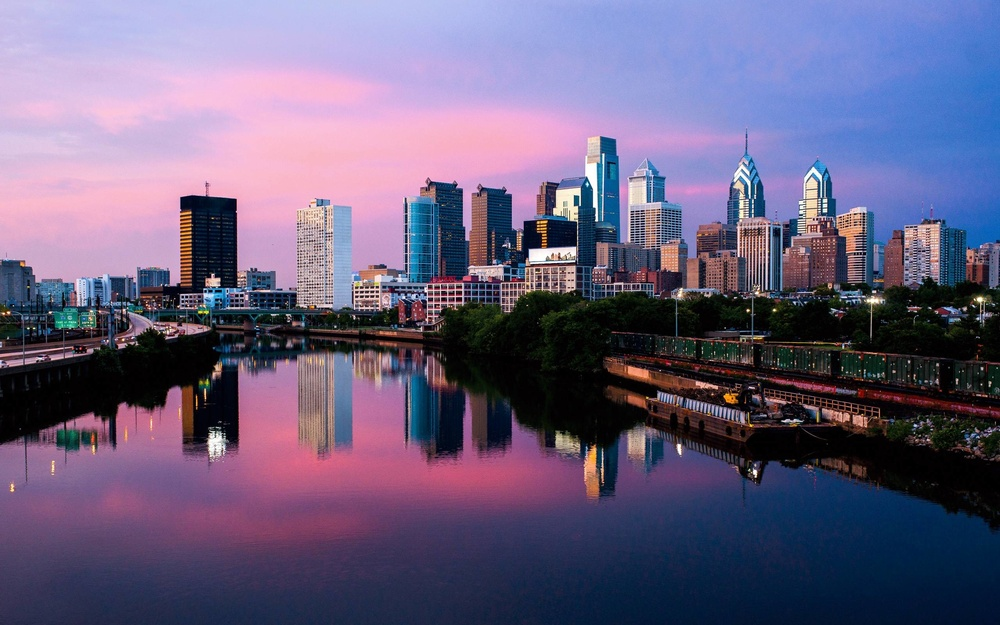
#> input picture images/sky.jpeg, 1000 x 625 px, shrunk from 2560 x 1600 before the run
$ python canny.py
#> lines starting #> are read from the running program, lines starting #| are printed output that depends on the picture; after the words box and inside, x2 and y2 are one past the last pixel; in counts of white or black regions, pixels touching at a corner belong together
import cv2
import numpy as np

img = cv2.imread("../images/sky.jpeg", 0)
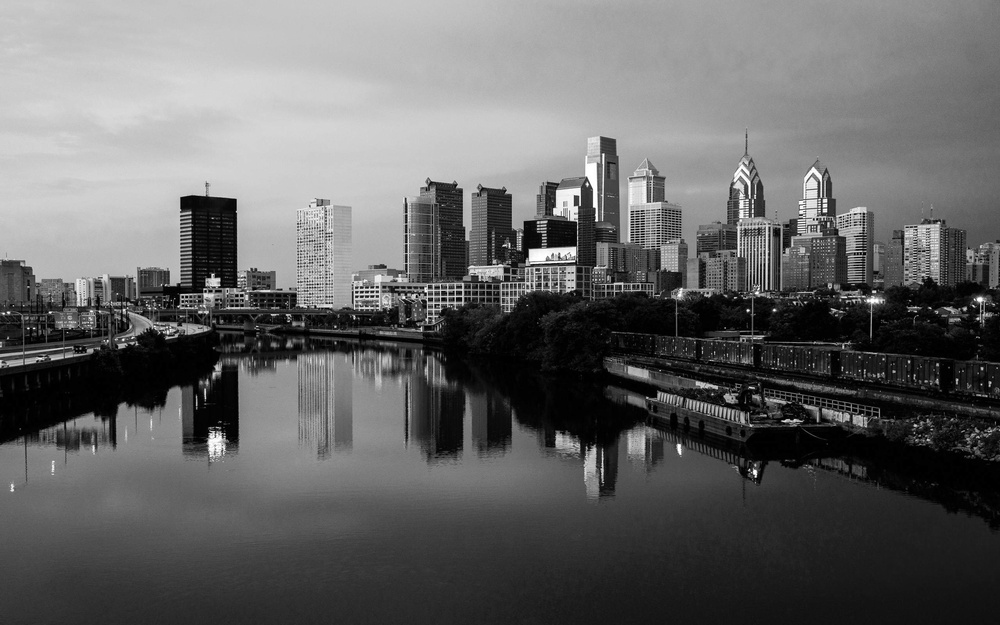
#> img: shape (625, 1000); min 0, max 255, mean 101.6
cv2.imwrite("canny.jpeg", cv2.Canny(img, 200, 300))
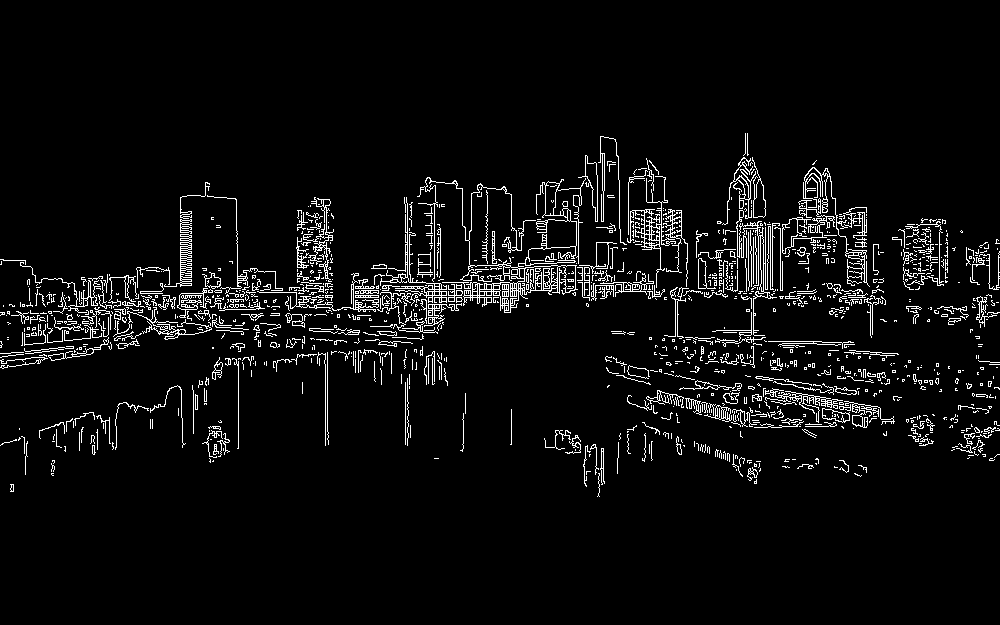
#> saved as canny.jpeg: shape (625, 1000); 5% white in thin lines or dots, all inside (x1, y1, x2, y2) = (0, 133, 1000, 497)
cv2.imshow("canny", cv2.imread("canny.jpeg"))
cv2.waitKey()
cv2.destroyAllWindows()

$ run again, with images/irish_passport_3.jpeg copied over images/sky.jpeg
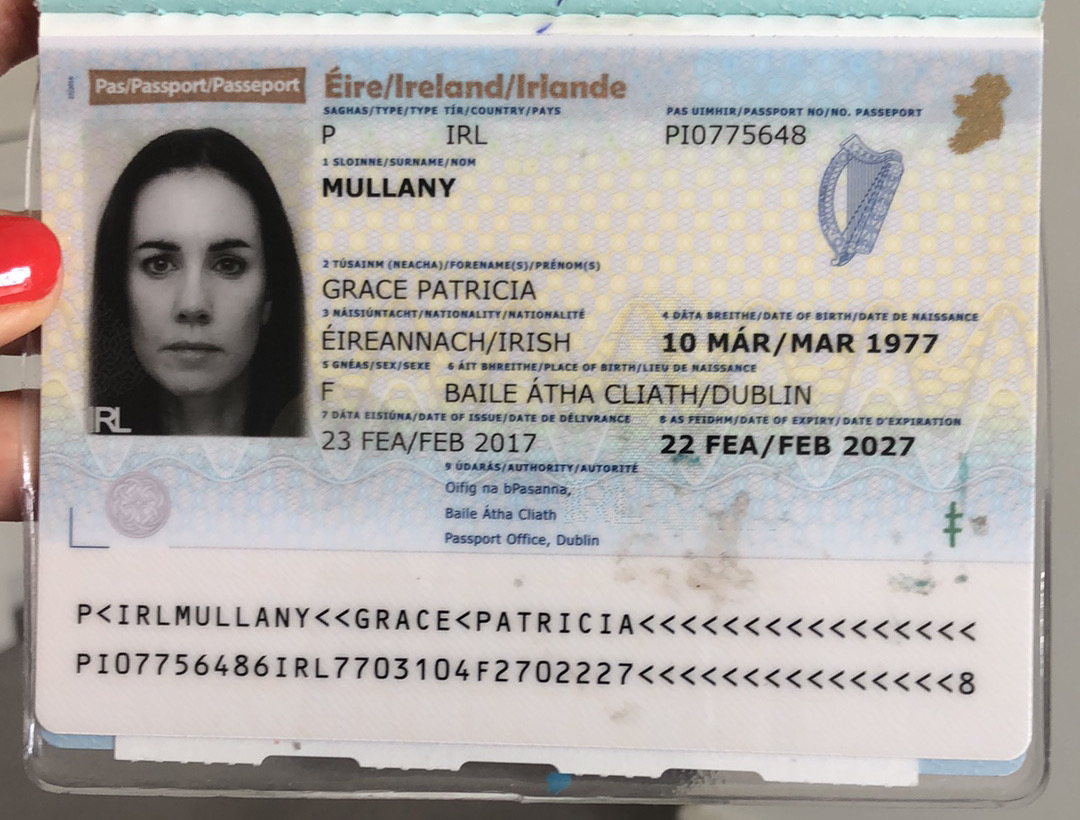
#> input picture images/irish_passport_3.jpeg, 1080 x 820 px
#> `img = cv2.imread("../images/sky.jpeg", 0)`:
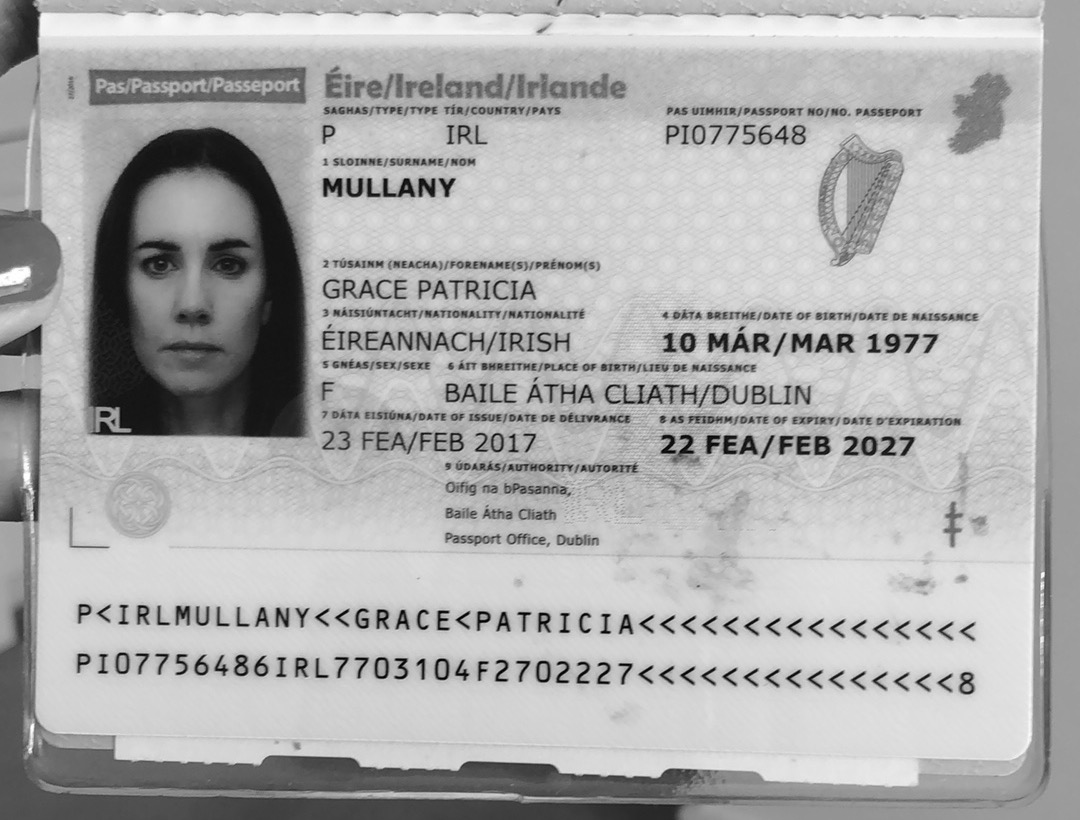
#> img: shape (820, 1080); min 0, max 255, mean 172.7
#> `cv2.imwrite("canny.jpeg", cv2.Canny(img, 200, 300))`:
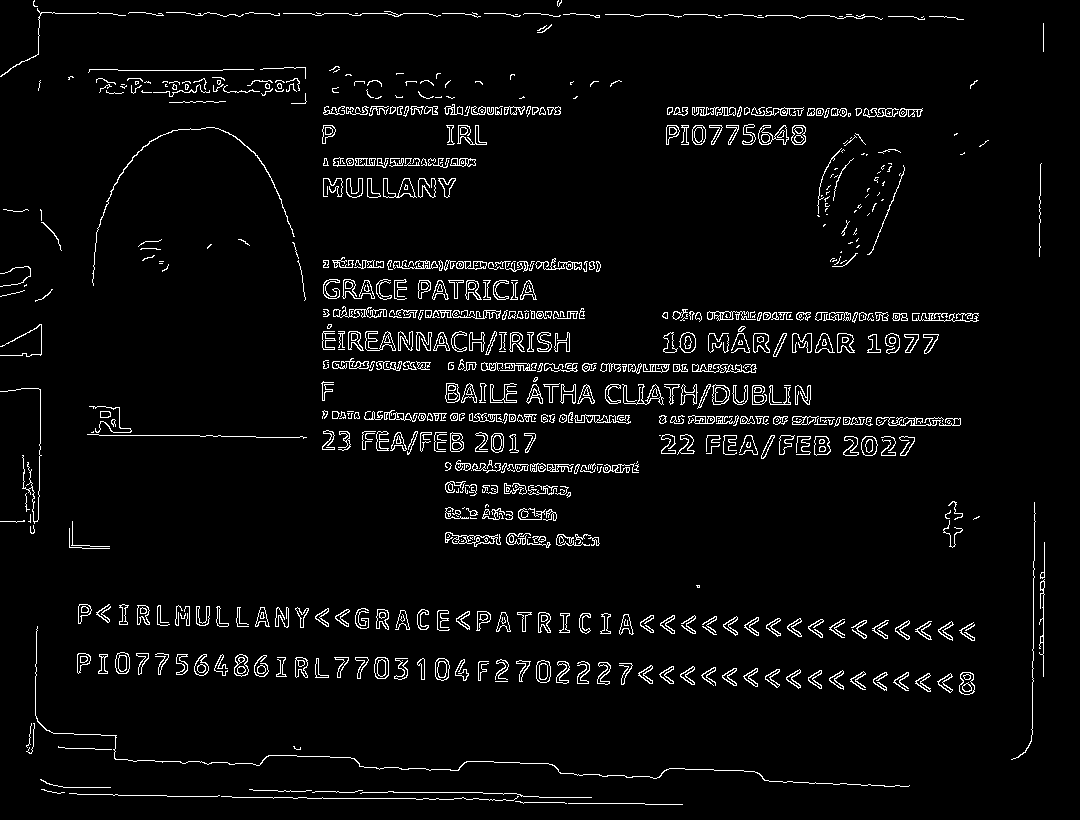
#> saved as canny.jpeg: shape (820, 1080); 4.1% white in thin lines or dots

$ run again, with images/people.jpeg copied over images/sky.jpeg
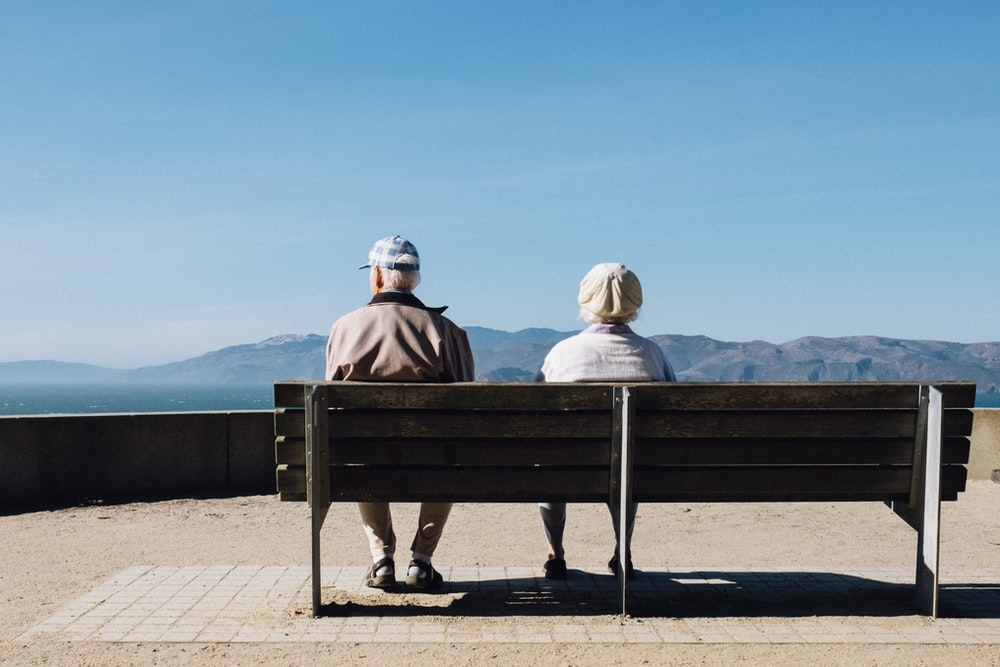
#> input picture images/people.jpeg, 1000 x 667 px
#> `img = cv2.imread("../images/sky.jpeg", 0)`:
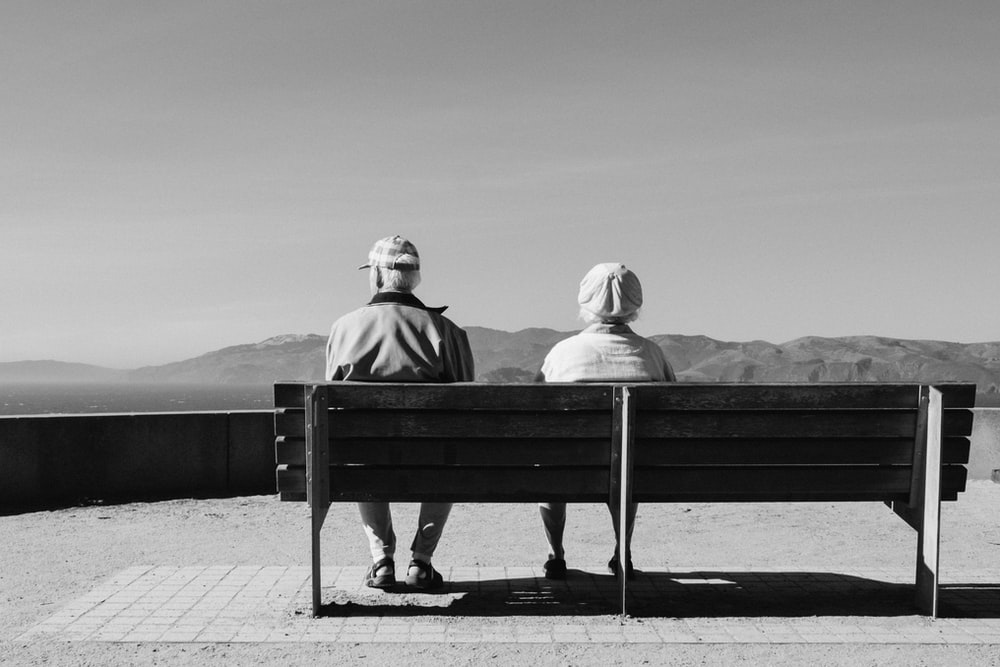
#> img: shape (667, 1000); min 0, max 255, mean 141.2
#> `cv2.imwrite("canny.jpeg", cv2.Canny(img, 200, 300))`:
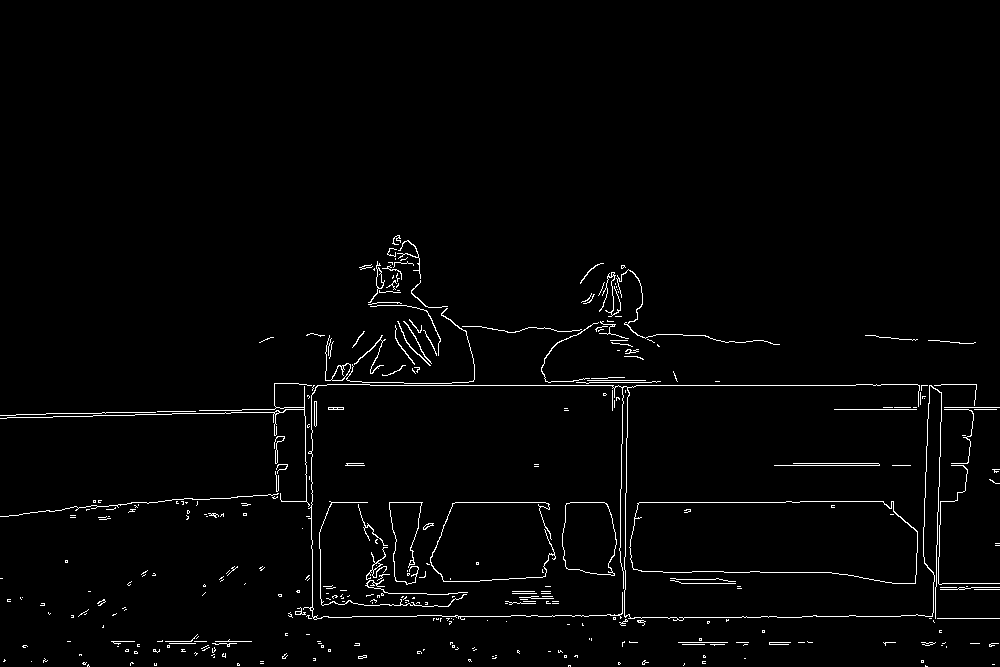
#> saved as canny.jpeg: shape (667, 1000); 1.9% white in thin lines or dots, all inside (x1, y1, x2, y2) = (0, 235, 1000, 667)
